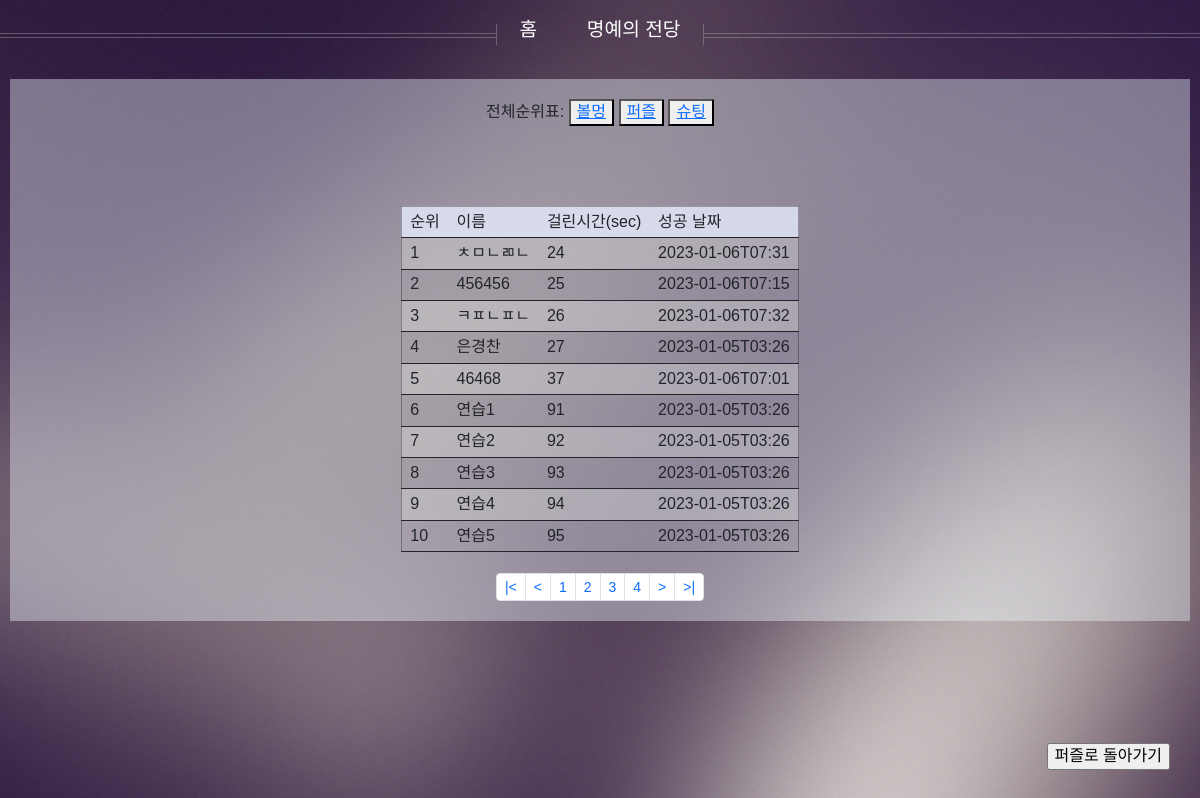
The app's page /puzzleApp/rank/, older data.
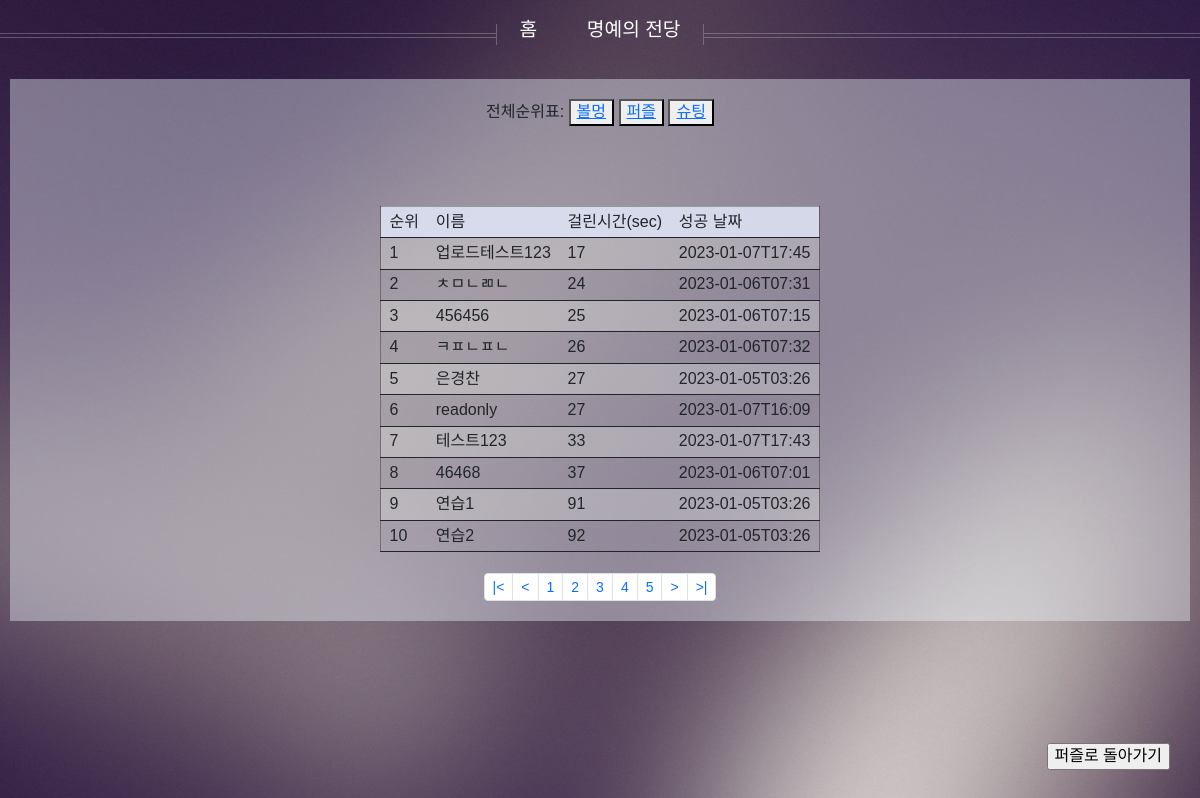
The same page, newer data.
### puzzleApp/models.py (models this page shows)
class Puzzle(models.Model):
    name = models.CharField(max_length=255, unique=True)
    score = models.IntegerField()
    date = models.CharField(max_length=255)
    class Meta:
        db_table = 'Puzzle'

### puzzleApp/views.py (the view)
# urls.py: path("rank/", ballmungViews.rank, name="rank"),
def rank(request):
    puzzle = Puzzle.objects.all().order_by('score','date')
    page_info = {
        "startPage" : 1,
        "endPage" : 10,
        "underPageCount" : 10,
        "currentPage" : 1,
        "totalPage" : 0,
        "countPerPage" : 10,
    }
    page_info["currentPage"] = request.GET.get('page')
    if not page_info["currentPage"]:
        page_info["currentPage"] = 1
    else:
        page_info["currentPage"] = int(page_info["currentPage"])
        if page_info["currentPage"] <= 0:
            page_info["currentPage"] = 1
    page_info["totalPage"] = (puzzle.count() // page_info["countPerPage"]) + 1
    if (puzzle.count() % page_info["countPerPage"]) == 0:
        page_info["totalPage"] -= 1
    page_info["startPage"] = (page_info["currentPage"] // page_info["underPageCount"]) * page_info["underPageCount"] + 1
    page_info["endPage"] = page_info["startPage"] + page_info["underPageCount"] - 1
    if page_info["endPage"] > page_info["totalPage"]:
        page_info["endPage"] = page_info["totalPage"]
    pageRange = range(page_info["startPage"], page_info["endPage"]+1)
    paginator = Paginator(puzzle, page_info["countPerPage"])
    rankinfo_s = paginator.get_page(page_info["currentPage"])
    return render(request, 'puzzleApp/rank.html', {"rankdata":rankinfo_s, "page_info":page_info, "pageRange":pageRange})

### ballmungApp/templatetags/rank_filter.py (called while the page is built)
@register.filter
def rank_filter(value, arg):
    rank = value + (arg - 1) * 10
    return rank

### puzzleApp/templates/puzzleApp/rank.html (shortened to what this page needs)
<head>
    <link href="https://cdn.jsdelivr.net/npm/bootstrap@5.2.3/dist/css/bootstrap.min.css" rel="stylesheet">
    <link rel="stylesheet" href="/static/ballmungApp/css/mainApp_rank.css">
    <link rel="stylesheet" href="/static/ballmungApp/css/ballmung.css">
</head>
<body>
    {% include "nav.html" %}
    <div class="wrapper">
        <div class="container">
            {% include "header.html" %}
            <table>
                <thead>
                    <tr>
                        <th>순위</th>
                        <th>이름</th>
                        <th>걸린시간(sec)</th>
                        <th>성공 날짜</th>
                    </tr>
                </thead>
                <tbody>
                    {% load rank_filter %}
                    {% for pu in rankdata %}
                    <tr>
                        <h3>
                            <td>{{forloop.counter| rank_filter:page_info.currentPage}}</td>
                            <td>{{pu.name}}</td>
                            <td>{{pu.score}}</td>
                            <td>{{pu.date}}</td>
                        </h3>
                    </tr>
                    {% endfor %}
                </tbody>
            </table>
            <br>
            <div class="">
                <ul class="pagination pagination-sm">
                    <li class="page-item"><a class="page-link" href="{% url "puzzleApp:rank" %}?page={{ 1 }}">|&lt</a></li>
                    <li class="page-item"><a class="page-link" href="#">&lt</a></li>
                    {% for pr in pageRange%}
                    <li class="page-item"><a class="page-link" href="{% url "puzzleApp:rank" %}?page={{ pr }}">{{ pr }}</a>
                    </li>
                    {% endfor %}
                    <li class="page-item"><a class="page-link" href="#">&gt</a></li>
                    <li class="page-item"><a class="page-link" href="{% url "puzzleApp:rank" %}?page={{ page_info.totalPage
                            }}">&gt|</a></li>
                </ul>
            </div>
            <input type="button" class="puzzlebutton" value="퍼즐로 돌아가기" onclick="location.href='../'" style="display: none;">
        </div>
    </div>
</body>

### templates/nav.html
<nav id="nav">
    <ul>
        <li><a href="/">홈</a></li>
        <li><a href="/rank/">명예의 전당</a></li>
    </ul>
</nav>

### templates/header.html
<div class="rank_button">
    <div>
        <span>전체순위표:</span>
        <button><a href="/ballmung/rank">볼멍</a></button>
        <button><a href="/puzzleApp/rank">퍼즐</a></button>
        <button><a href="/shootingApp/rank">슈팅</a></button>
    </div>
</div>

### ballmungApp/static/ballmungApp/css/mainApp_rank.css (style rules this page uses)
html,body,div,span, p, a, img, ol, ul, li, form, label, table, tr, th, td, canvas, header, nav, section { margin: 0; padding: 0; border: 0; font-size: 100%; font: inherit; vertical-align: baseline; }
body { font-family: 'Noto Sans KR', sans-serif; padding-left: 0px; background-image: url("../images/pic02.jpg"); background-size: cover; line-height: 1.3; }
nav,section { display: block; }
#nav { position: relative; top: 0; left: 0; width: 100%; text-align: center; padding: 1.5em 0 1.5em 0; z-index: 1; overflow: hidden; }
#nav>ul { line-height: 0px; position: relative; display: inline-block; margin: 0; height: 21px; border-left: solid 1px rgba(192, 192, 192, 0.35); border-right: solid 1px rgba(192, 192, 192, 0.35); }
#nav>ul:before, #nav>ul:after { content: ''; display: block; width: 300%; position: absolute; top: 50%; margin-top: -2px; height: 5px; border-top: solid 1px rgba(192, 192, 192, 0.35); border-bottom: solid 1px rgba(192, 192, 192, 0.35); }
#nav>ul:before { left: 100%; margin-left: 1px; }
#nav>ul:after { right: 100%; margin-right: 1px; }
#nav>ul>li { display: inline-block; margin:-9px 0.5em 0 0.5em; border-radius: 0.5em; padding: 0.85em; border: solid 1px transparent; }
#nav>ul>li>a, #nav>ul>li>span { display: block; color: white; font-size: 1.2rem; text-decoration: none; border: 0; outline: 0; }
.wrapper { background-color: rgba(240, 248, 255, 0.4); display: flex; flex-direction: column; justify-content: center; align-items: center; padding: 10px; margin: 10px; }
.wrapper>div { margin: 5px; }
table { position: relative; border-collapse: collapse; border: 1px solid; border-color: rgba(0, 0, 0, 0.3); padding-left: 10px; }
thead { background-color: rgba(231, 237, 254, 0.8); }
th, td { border-bottom: 1px solid; padding: 0.6vh 2.5vw; }
tbody>tr:nth-of-type(2n-1) { background-color: rgba(235, 237, 232, 0.3); }

### ballmungApp/static/ballmungApp/css/ballmung.css (style rules this page uses)
html,body,div,span, p, a, img, ol, ul, li, form, label, table, tr, th, td, canvas, header, nav, section { margin: 0; padding: 0; border: 0; font-size: 100%; font: inherit; vertical-align: baseline; }
body { font-family: 'Noto Sans KR', sans-serif; padding-left: 0px; background-image: url("../images/header.jpg"); background-repeat: no-repeat; line-height: 1.3; }
nav,section { display: block; }
#nav { position: relative; top: 0; left: 0; width: 100%; text-align: center; padding: 1.5em 0 1.5em 0; z-index: 1; overflow: hidden; }
#nav>ul { line-height: 0px; position: relative; display: inline-block; margin: 0; height: 21px; border-left: solid 1px rgba(192, 192, 192, 0.35); border-right: solid 1px rgba(192, 192, 192, 0.35); }
#nav>ul:before, #nav>ul:after { content: ''; display: block; width: 300%; position: absolute; top: 50%; margin-top: -2px; height: 5px; border-top: solid 1px rgba(192, 192, 192, 0.35); border-bottom: solid 1px rgba(192, 192, 192, 0.35); }
#nav>ul:before { left: 100%; margin-left: 1px; }
#nav>ul:after { right: 100%; margin-right: 1px; }
#nav>ul>li { display: inline-block; margin:-9px 0.5em 0 0.5em; border-radius: 0.5em; padding: 0.85em; border: solid 1px transparent; }
#nav>ul>li>a, #nav>ul>li>span { display: block; color: white; font-size: 1.2rem; text-decoration: none; border: 0; outline: 0; }
.wrapper { background-color: rgba(240, 248, 255, 0.4); display: flex; justify-content: center; padding: 10px; margin: 10px; }
.wrapper>.container { display: flex; flex-direction: column; justify-content: space-between; margin: 10px; }
table { position: relative; border-collapse: collapse; border: 1px solid; border-color: rgba(0, 0, 0, 0.3); padding-left: 10px; }
thead { background-color: rgba(231, 237, 254, 0.8); }
th, td { border-bottom: 1px solid; padding: 0.6vh 0.7vw; }
tbody>tr:nth-of-type(2n-1) { background-color: rgba(235, 237, 232, 0.3); }

### puzzleApp/templates/puzzleApp/rank.html (style rules this page uses)
.container { display: flex; justify-content: center; flex-direction: column; align-items: center; }
.puzzlebutton { right: 0; bottom: 0; position: fixed; margin: 0 30 30 0; }

Row changes from the older to the newer data that the page shows:
no longer on this page (row unchanged): Puzzle: name "연습3", score "93", date "2023-01-05T03:26"
no longer on this page (row unchanged): Puzzle: name "연습4", score "94", date "2023-01-05T03:26"
no longer on this page (row unchanged): Puzzle: name "연습5", score "95", date "2023-01-05T03:26"
added Puzzle: name "업로드테스트123", score "17", date "2023-01-07T17:45"
added Puzzle: name "readonly", score "27", date "2023-01-07T16:09"
added Puzzle: name "테스트123", score "33", date "2023-01-07T17:43"
Text that changed along with them:
new list line: "5"
